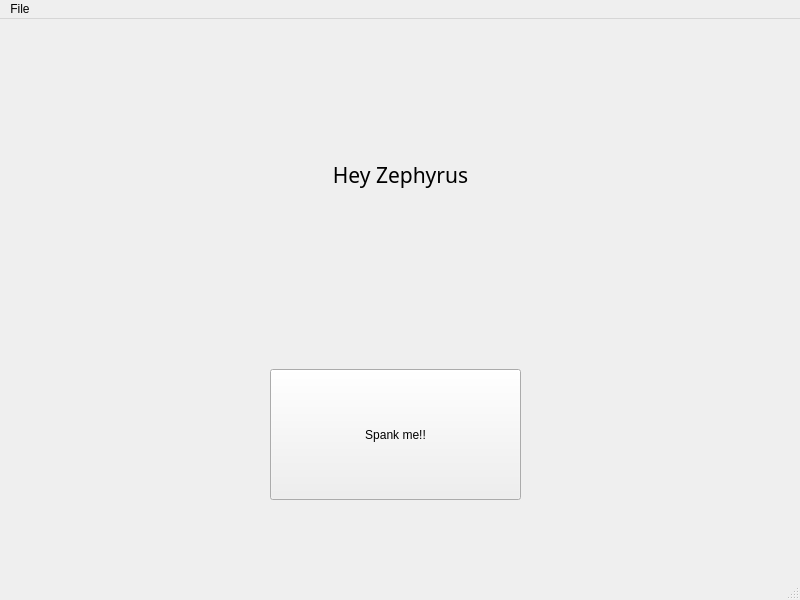
<?xml version="1.0" encoding="UTF-8"?>
<ui version="4.0">
 <class>MainWindow</class>
 <widget class="QMainWindow" name="MainWindow">
  <property name="geometry">
   <rect>
    <x>0</x>
    <y>0</y>
    <width>800</width>
    <height>600</height>
   </rect>
  </property>
  <property name="windowTitle">
   <string>MainWindow</string>
  </property>
  <widget class="QWidget" name="centralwidget">
   <widget class="QPushButton" name="button1">
    <property name="geometry">
     <rect>
      <x>270</x>
      <y>350</y>
      <width>251</width>
      <height>131</height>
     </rect>
    </property>
    <property name="text">
     <string>Spank me!!</string>
    </property>
   </widget>
   <widget class="QLabel" name="label1">
    <property name="geometry">
     <rect>
      <x>230</x>
      <y>110</y>
      <width>341</width>
      <height>91</height>
     </rect>
    </property>
    <property name="font">
     <font>
      <family>Monospac821 BT</family>
      <pointsize>16</pointsize>
     </font>
    </property>
    <property name="text">
     <string>Hey Zephyrus</string>
    </property>
    <property name="textFormat">
     <enum>Qt::AutoText</enum>
    </property>
    <property name="alignment">
     <set>Qt::AlignCenter</set>
    </property>
   </widget>
  </widget>
  <widget class="QMenuBar" name="menubar">
   <property name="geometry">
    <rect>
     <x>0</x>
     <y>0</y>
     <width>800</width>
     <height>26</height>
    </rect>
   </property>
   <widget class="QMenu" name="menuFile">
    <property name="title">
     <string>File</string>
    </property>
   </widget>
   <addaction name="menuFile"/>
  </widget>
  <widget class="QStatusBar" name="statusbar"/>
 </widget>
 <resources/>
 <connections/>
</ui>
